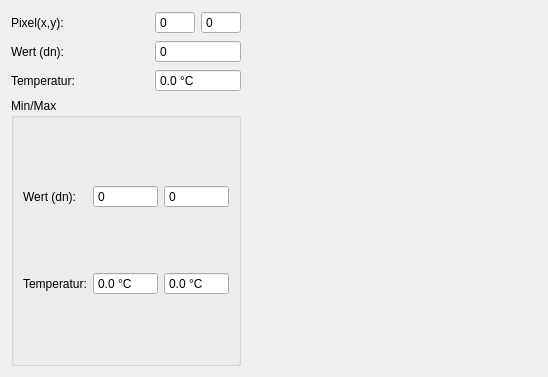
<?xml version="1.0" encoding="UTF-8"?>
<ui version="4.0">
 <class>Form</class>
 <widget class="QWidget" name="Form">
  <property name="geometry">
   <rect>
    <x>0</x>
    <y>0</y>
    <width>548</width>
    <height>377</height>
   </rect>
  </property>
  <property name="windowTitle">
   <string>Form</string>
  </property>
  <layout class="QHBoxLayout" name="horizontalLayout">
   <item>
    <layout class="QVBoxLayout" name="verticalLayout_2">
     <item>
      <layout class="QGridLayout" name="gridLayout_7">
       <item row="1" column="1">
        <widget class="QSpinBox" name="pixtemp_dn">
         <property name="minimumSize">
          <size>
           <width>60</width>
           <height>0</height>
          </size>
         </property>
         <property name="buttonSymbols">
          <enum>QAbstractSpinBox::NoButtons</enum>
         </property>
         <property name="maximum">
          <number>33000</number>
         </property>
        </widget>
       </item>
       <item row="2" column="0">
        <widget class="QLabel" name="label_25">
         <property name="text">
          <string>Temperatur:</string>
         </property>
        </widget>
       </item>
       <item row="1" column="0">
        <widget class="QLabel" name="label_3">
         <property name="text">
          <string>Wert (dn):</string>
         </property>
        </widget>
       </item>
       <item row="0" column="0">
        <widget class="QLabel" name="label">
         <property name="text">
          <string>Pixel(x,y):</string>
         </property>
        </widget>
       </item>
       <item row="2" column="1">
        <widget class="QDoubleSpinBox" name="pixtemp_temp">
         <property name="buttonSymbols">
          <enum>QAbstractSpinBox::NoButtons</enum>
         </property>
         <property name="suffix">
          <string> °C</string>
         </property>
         <property name="decimals">
          <number>1</number>
         </property>
         <property name="minimum">
          <double>-273.000000000000000</double>
         </property>
         <property name="maximum">
          <double>5000.000000000000000</double>
         </property>
        </widget>
       </item>
       <item row="0" column="1">
        <layout class="QHBoxLayout" name="horizontalLayout_2">
         <item>
          <widget class="QSpinBox" name="pixtemp_x">
           <property name="maximumSize">
            <size>
             <width>40</width>
             <height>16777215</height>
            </size>
           </property>
           <property name="buttonSymbols">
            <enum>QAbstractSpinBox::NoButtons</enum>
           </property>
           <property name="maximum">
            <number>1000</number>
           </property>
          </widget>
         </item>
         <item>
          <widget class="QSpinBox" name="pixtemp_y">
           <property name="maximumSize">
            <size>
             <width>40</width>
             <height>16777215</height>
            </size>
           </property>
           <property name="buttonSymbols">
            <enum>QAbstractSpinBox::NoButtons</enum>
           </property>
           <property name="maximum">
            <number>1000</number>
           </property>
          </widget>
         </item>
        </layout>
       </item>
      </layout>
     </item>
     <item>
      <widget class="QGroupBox" name="groupBox">
       <property name="title">
        <string>Min/Max</string>
       </property>
       <layout class="QGridLayout" name="gridLayout">
        <item row="0" column="0">
         <widget class="QLabel" name="label_4">
          <property name="text">
           <string>Wert (dn):</string>
          </property>
         </widget>
        </item>
        <item row="0" column="1">
         <widget class="QSpinBox" name="pixtemp_dn_min">
          <property name="minimumSize">
           <size>
            <width>50</width>
            <height>0</height>
           </size>
          </property>
          <property name="buttonSymbols">
           <enum>QAbstractSpinBox::NoButtons</enum>
          </property>
          <property name="maximum">
           <number>33000</number>
          </property>
         </widget>
        </item>
        <item row="0" column="2">
         <widget class="QSpinBox" name="pixtemp_dn_max">
          <property name="minimumSize">
           <size>
            <width>50</width>
            <height>0</height>
           </size>
          </property>
          <property name="buttonSymbols">
           <enum>QAbstractSpinBox::NoButtons</enum>
          </property>
          <property name="maximum">
           <number>33000</number>
          </property>
         </widget>
        </item>
        <item row="1" column="0">
         <widget class="QLabel" name="label_26">
          <property name="text">
           <string>Temperatur:</string>
          </property>
         </widget>
        </item>
        <item row="1" column="1">
         <widget class="QDoubleSpinBox" name="pixtemp_temp_min">
          <property name="buttonSymbols">
           <enum>QAbstractSpinBox::NoButtons</enum>
          </property>
          <property name="suffix">
           <string> °C</string>
          </property>
          <property name="decimals">
           <number>1</number>
          </property>
          <property name="minimum">
           <double>-273.000000000000000</double>
          </property>
          <property name="maximum">
           <double>5000.000000000000000</double>
          </property>
         </widget>
        </item>
        <item row="1" column="2">
         <widget class="QDoubleSpinBox" name="pixtemp_temp_max">
          <property name="buttonSymbols">
           <enum>QAbstractSpinBox::NoButtons</enum>
          </property>
          <property name="suffix">
           <string> °C</string>
          </property>
          <property name="decimals">
           <number>1</number>
          </property>
          <property name="minimum">
           <double>-273.000000000000000</double>
          </property>
          <property name="maximum">
           <double>5000.000000000000000</double>
          </property>
         </widget>
        </item>
       </layout>
      </widget>
     </item>
     <item>
      <layout class="QVBoxLayout" name="verticalLayout"/>
     </item>
    </layout>
   </item>
   <item>
    <layout class="QVBoxLayout" name="histVL">
     <item>
      <spacer name="horizontalSpacer">
       <property name="orientation">
        <enum>Qt::Horizontal</enum>
       </property>
       <property name="sizeHint" stdset="0">
        <size>
         <width>40</width>
         <height>20</height>
        </size>
       </property>
      </spacer>
     </item>
    </layout>
   </item>
  </layout>
 </widget>
 <resources/>
 <connections/>
</ui>
